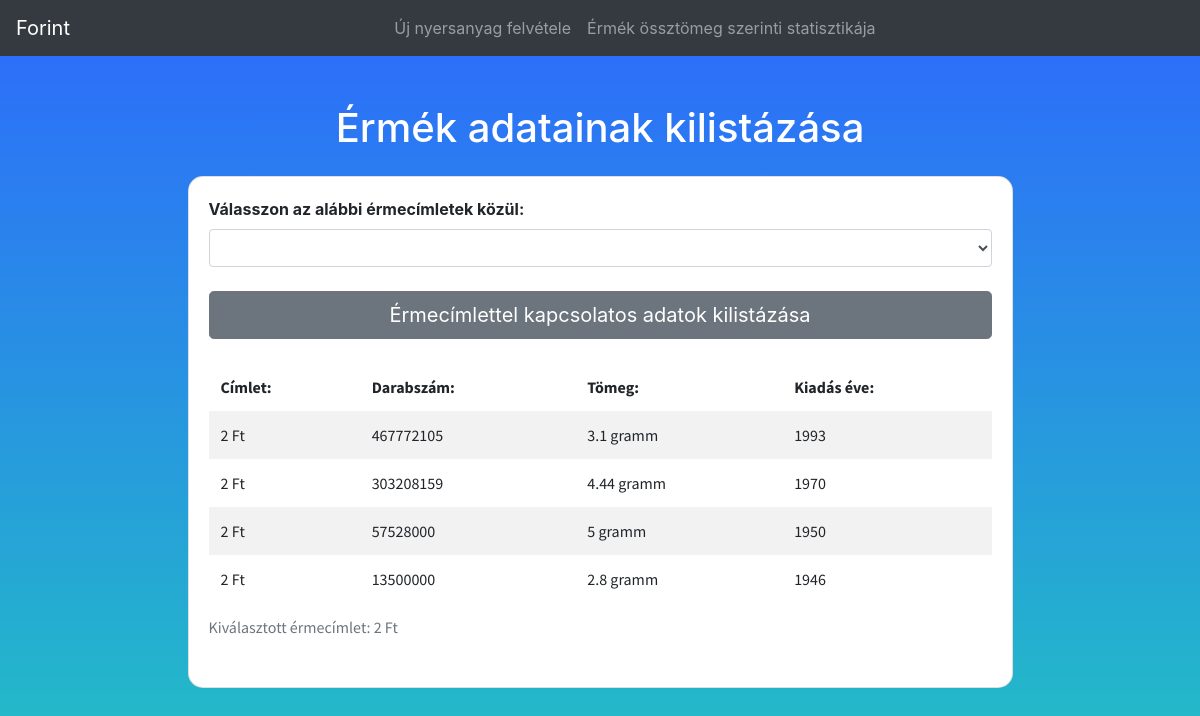
/Komplex/komplex_2/nezet/ermekadatai.php?cimlet=2, run on the app's committed database.
### tables this page shows
CREATE TABLE `erme` (
  `ermeid` int(11) NOT NULL,
  `cimlet` int(11) NOT NULL,
  `tomeg` double NOT NULL,
  `darab` int(11) NOT NULL,
  `kiadas` datetime NOT NULL,
  `bevonas` datetime DEFAULT NULL
);

### Komplex/komplex_2/include/inc_cimvaltoztatas.php (called while the page is built, shortened)
<?php
$oldal = basename($_SERVER['PHP_SELF']);
switch ($oldal) {
    case 'ermekadatai.php':
        $cim = 'Érmék adatainak kilistázása';
        break;
}

### Komplex/komplex_2/nezet/ermekadatai.php (the view, shortened to what this page needs)
<?php include_once '../fejlec.php'; ?>
<section class="mt-5">
    <div class="container h-100">
        <div class="row d-flex justify-content-center align-items-center h-100">
            <div class="col-xl-9">
                <h1 class="text-white mb-4 text-center"><?php echo "$cim"; ?></h1>
                <div class="card" style="border-radius: 15px;">
                    <div class="card-body">
                        <form action="../include/inc_ermekadatai.php" method="POST">
                            <div class="form-group">
                                <label class="floating-label font-weight-bold" for="f_valasztottCimlet">Válasszon az alábbi érmecímletek közül:</label>
                                <select class="form-select form-control" name="f_valasztottCimlet">
                                    <option selected disabled></option>
                                    <?php
                                    require_once '../include/inc_kapcsolat.php';
                                    $cimletLekerdezes = mysqli_query($mysqli, "SELECT DISTINCT cimlet FROM erme;");
                                    while ($erme = mysqli_fetch_assoc($cimletLekerdezes)) {
                                        $ermecimlet = $erme['cimlet'];
                                        echo "<option value=\"$ermecimlet\">$ermecimlet Ft</option>";
                                    }
                                    ?>
                                </select>
                            </div>
                            <div class="d-flex justify-content-center mt-4">
                                <button type="submit" name="f_submit" class="btn btn-secondary btn-block btn-lg">Érmecímlettel kapcsolatos adatok kilistázása</button>
                            </div>
                        </form>
                        <?php
                        if (isset($_GET['cimlet'])) {
                            $cimlet = mysqli_real_escape_string($mysqli, $_GET['cimlet']);
                            $cimletAdatokLekerdezes = mysqli_prepare($mysqli, "SELECT erme.cimlet, erme.darab, erme.tomeg, YEAR(erme.kiadas) AS 'kiadasEv' FROM erme WHERE cimlet = ? ORDER BY erme.darab DESC;");
                            mysqli_stmt_bind_param($cimletAdatokLekerdezes, "i", $cimlet);
                            mysqli_stmt_execute($cimletAdatokLekerdezes);
                            $adatok = mysqli_stmt_get_result($cimletAdatokLekerdezes);
                            echo "
                            <table class=\"table table-borderless table-striped mt-4\">
                            <caption>Kiválasztott érmecímlet: $cimlet Ft</caption>
                            <thead>
                                <th>Címlet:</th>
                                <th>Darabszám:</th>
                                <th>Tömeg:</th>
                                <th>Kiadás éve:</th>
                            </thead>
                            <tbody>
                            ";
                            while ($erme = mysqli_fetch_assoc($adatok)) {
                                $ermecimlet = $erme['cimlet'];
                                $darabszam = $erme['darab'];
                                $tomeg = $erme['tomeg'];
                                $kiadasEv = $erme['kiadasEv'];
                                echo "
                                <tr>
                                    <td>$ermecimlet Ft</td>
                                    <td>$darabszam</td>
                                    <td>$tomeg gramm</td>
                                    <td>$kiadasEv</td>
                                </tr>
                                ";
                            }
                            echo "
                            </tbody>
                            </table>
                            ";
                        }
                        ?>
                    </div>
                </div>
            </div>
        </div>
    </div>
</section>
<?php include_once '../lablec.php'; ?>

### Komplex/komplex_2/alap.css (style rules this page uses)
html, body, #container { height: 100%; }
body { margin: 0px; background: rgb(34, 193, 195) fixed; background: linear-gradient(0deg, rgba(34, 193, 195, 1) 0%, rgba(45, 105, 253, 1) 100%) fixed; }
table { font-family: 'Lato', sans-serif; font-family: 'Roboto', sans-serif; font-family: 'Source Sans Pro', sans-serif; }

### data on the page
erme: cimlet "2", darab "467772105", tomeg "3.1", kiadasEv "1993"
erme: cimlet "2", darab "303208159", tomeg "4.44", kiadasEv "1970"
erme: cimlet "2", darab "57528000", tomeg "5", kiadasEv "1950"
erme: cimlet "2", darab "13500000", tomeg "2.8", kiadasEv "1946"

### other printed values
$cim "Érmék adatainak kilistázása"
$cimlet "2"
